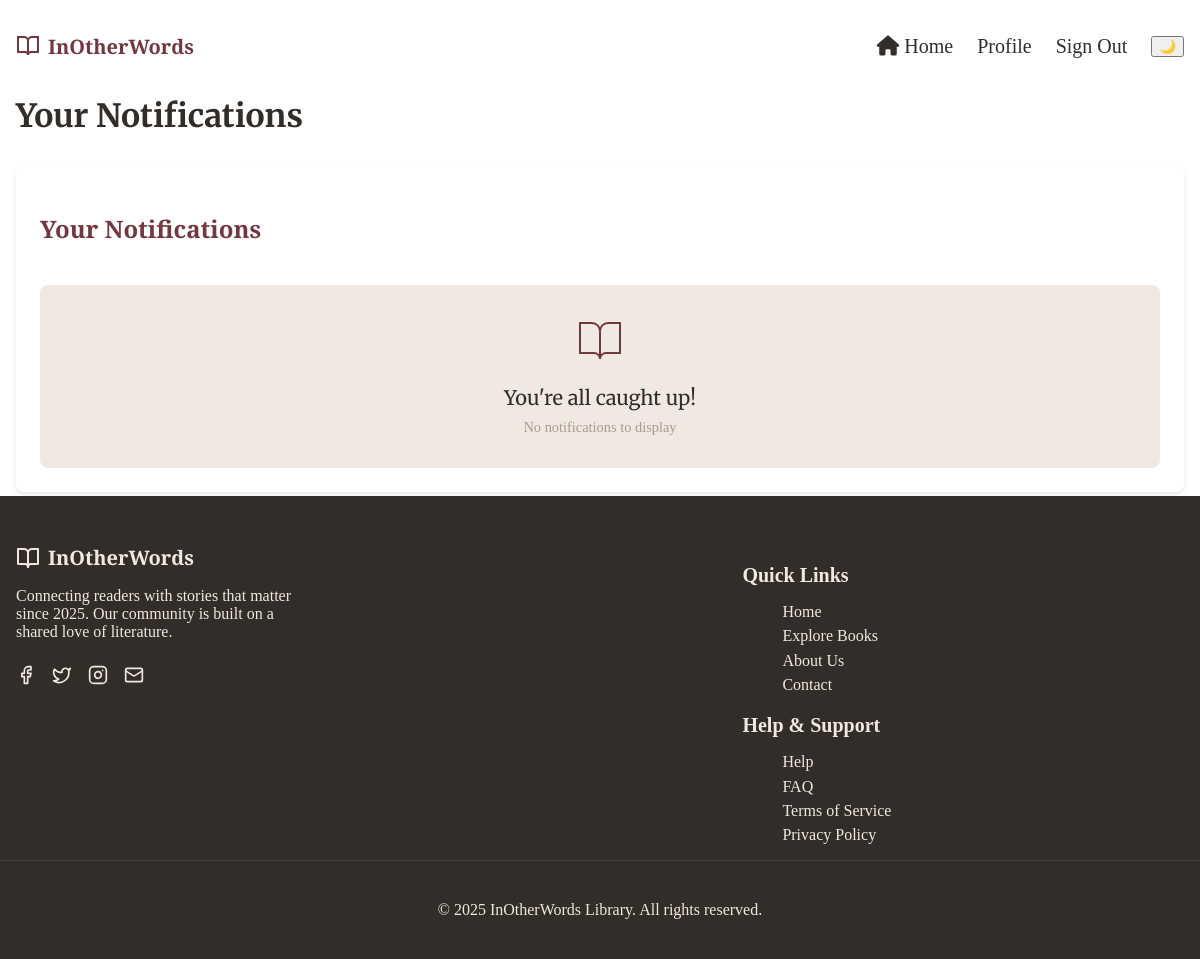
The page /notifications/ (signed in) on the database as committed earlier.
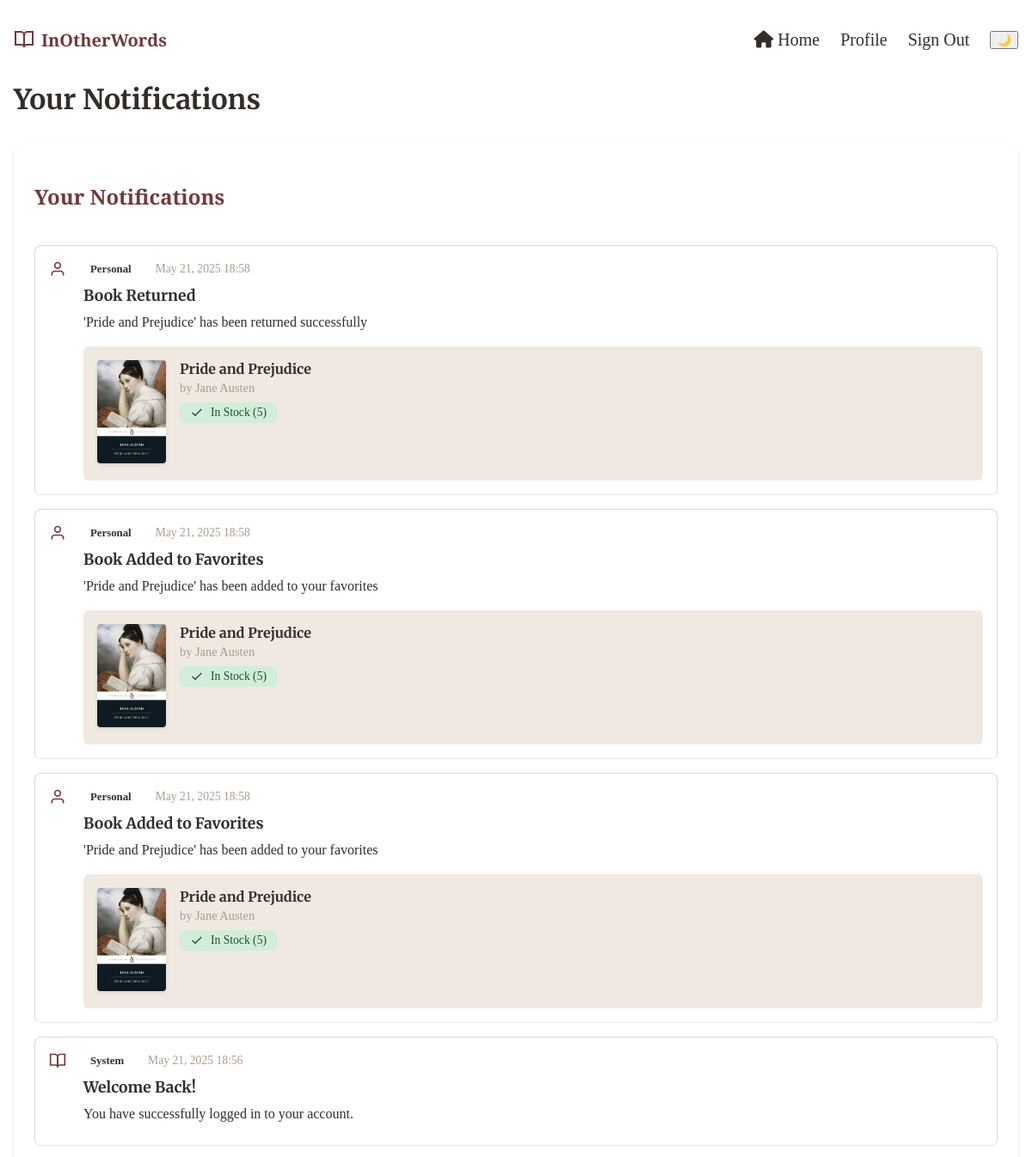
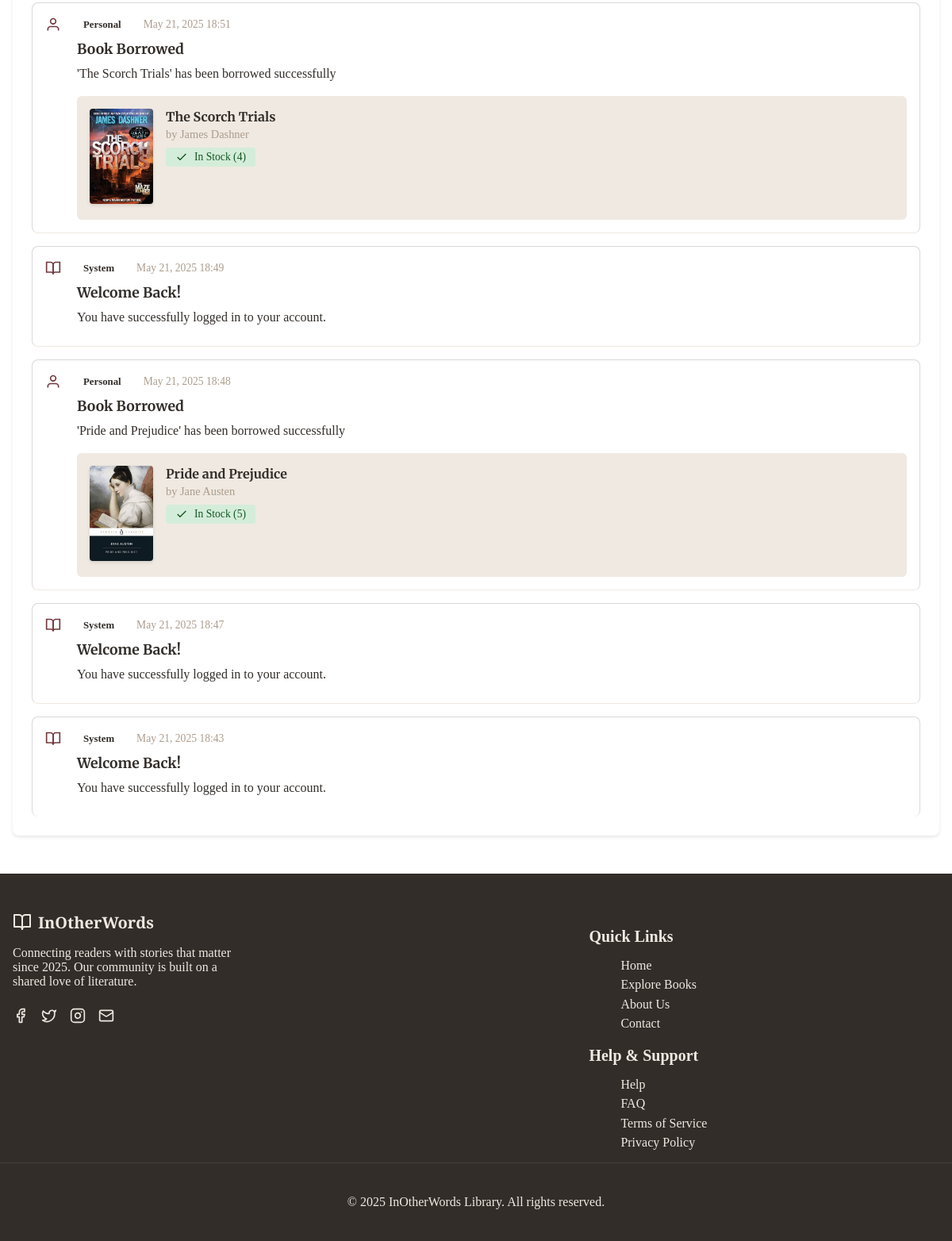
The same page on the database as committed later (2 pictures, top to bottom).
### books/models.py (models this page shows, shortened)
class Notification(models.Model):
    NOTIFICATION_TYPES = [
        ('personal', 'Personal'),
        ('global', 'Global'),
        ('system', 'System'),
        ('book_added', 'Book Added'),
        ('book_edited', 'Book Edited'),
        ('book_removed', 'Book Removed'),
        ('book_borrowed', 'Book Borrowed'),
        ('book_returned', 'Book Returned'),
    ]
    recipient = models.ForeignKey(User, on_delete=models.CASCADE, related_name='notifications_received', null=True, blank=True)
    sender = models.ForeignKey(User, on_delete=models.SET_NULL, related_name='notifications_sent', null=True, blank=True)
    title = models.CharField(max_length=200)
    message = models.TextField()
    notification_type = models.CharField(max_length=20, choices=NOTIFICATION_TYPES)
    created_at = models.DateTimeField(auto_now_add=True)
    is_read = models.BooleanField(default=False)
    related_book = models.ForeignKey('Book', on_delete=models.SET_NULL, null=True, blank=True)
    class Meta:
        ordering = ['-created_at']

class Book(models.Model):
    BADGE_CHOICES = [
        ('new', 'New Release'),
        ('trending', 'Trending'),
        ('bestseller', 'Bestseller'),
        ('sale', 'On Sale'),
    ]
    title = models.CharField(max_length=200)
    author = models.CharField(max_length=200)
    description = models.TextField()
    isbn = models.CharField(max_length=13, unique=True, null=True, blank=True)
    price = models.DecimalField(max_digits=10, decimal_places=2, default=Decimal('0.00'))
    stock = models.IntegerField(default=0)
    image = models.ImageField(upload_to='books/', null=True, blank=True)
    created_at = models.DateTimeField(auto_now_add=True)
    updated_at = models.DateTimeField(auto_now=True, null=True)
    badge = models.CharField(max_length=20, choices=BADGE_CHOICES, null=True, blank=True)
    genres = models.ManyToManyField(Genre, related_name='books')
    total_borrows = models.IntegerField(default=0)
    average_rating = models.FloatField(default=0.0)

### books/views_notifications.py (the view, shortened to what this page needs)
# urls.py: path('notifications/', user_notifications, name='notifications'),
@login_required
def user_notifications(request, get_latest=False):
    notifications = Notification.objects.filter(
        Q(recipient=request.user) |  # Personal notifications
        Q(notification_type='global') |  # Global announcements
        Q(notification_type__in=['book_borrowed', 'book_returned'], recipient=request.user)  # Book-related notifications
    ).order_by('-created_at')
    unread_count = notifications.filter(is_read=False).count()
    notifications.filter(is_read=False).update(is_read=True)
    return render(request, 'notifications.html', {
        'notifications': notifications,
        'unread_notifications_count': unread_count
    })

### Templates/notifications.html (shortened to what the changed rows need)
{% extends 'base.html' %}
{% load static %}
{% block extra_css %}
<link rel="stylesheet" href="{% static 'css/notifications.css' %}">
{% endblock %}
{% block content %}
<div class="notifications-container">
    <div class="notifications-header">
        <h1>Your Notifications</h1>
    </div>
    <div class="notifications-list">
        <h2>Your Notifications</h2>
        {% if notifications %}
            {% for notification in notifications %}
                <div class="notification-card {% if not notification.is_read %}unread{% endif %}"
                     data-id="{{ notification.id }}"
                     data-type="{{ notification.notification_type }}">
                    <div class="notification-header">
                        <div class="notification-meta">
                            <span class="notification-type-icon">
                                {% if notification.notification_type == 'personal' %}
                                    <svg width="20" height="20" viewBox="0 0 24 24" fill="none" stroke="currentColor" stroke-width="2">
                                        <path d="M20 21v-2a4 4 0 0 0-4-4H8a4 4 0 0 0-4 4v2"></path>
                                        <circle cx="12" cy="7" r="4"></circle>
                                    </svg>
                                {% elif notification.notification_type == 'global' %}
                                    <svg width="20" height="20" viewBox="0 0 24 24" fill="none" stroke="currentColor" stroke-width="2">
                                        <circle cx="12" cy="12" r="10"></circle>
                                        <line x1="2" y1="12" x2="22" y2="12"></line>
                                        <path d="M12 2a15.3 15.3 0 0 1 4 10 15.3 15.3 0 0 1-4 10 15.3 15.3 0 0 1-4-10 15.3 15.3 0 0 1 4-10z"></path>
                                    </svg>
                                {% else %}
                                    <svg width="20" height="20" viewBox="0 0 24 24" fill="none" stroke="currentColor" stroke-width="2">
                                        <path d="M2 3h6a4 4 0 0 1 4 4v14a3 3 0 0 0-3-3H2z"></path>
                                        <path d="M22 3h-6a4 4 0 0 0-4 4v14a3 3 0 0 1 3-3h7z"></path>
                                    </svg>
                                {% endif %}
                            </span>
                            <span class="notification-type">{{ notification.get_notification_type_display }}</span>
                            <span class="notification-date">{{ notification.created_at|date:"M d, Y H:i" }}</span>
                        </div>
                    </div>
                    <div class="notification-content">
                        <h3 class="notification-title">{{ notification.title }}</h3>
                        <p class="notification-message">{{ notification.message }}</p>
                        {% if notification.related_book %}
                            <div class="related-book">
                                <div class="book-info">
                                    {% if notification.related_book.image %}
                                        <div class="book-image">
                                            <img src="{{ notification.related_book.image.url }}"
                                                 alt="{{ notification.related_book.title }}"
                                                 class="book-thumbnail">
                                        </div>
                                    {% endif %}
                                    <div class="book-details">
                                        <h4>{{ notification.related_book.title }}</h4>
                                        <p class="book-author">by {{ notification.related_book.author }}</p>
                                        <div class="book-status">
                                            {% if notification.related_book.stock > 0 %}
                                                <span class="status-badge in-stock">
                                                    <svg width="16" height="16" viewBox="0 0 24 24" fill="none" stroke="currentColor" stroke-width="2">
                                                        <path d="M20 6L9 17l-5-5"></path>
                                                    </svg>
                                                    In Stock ({{ notification.related_book.stock }})
                                                </span>
                                            {% endif %}
                                        </div>
                                    </div>
                                </div>
                            </div>
                        {% endif %}
                    </div>
                </div>
            {% endfor %}
        {% else %}
            <div class="no-notifications">
                <svg width="48" height="48" viewBox="0 0 24 24" fill="none" stroke="currentColor" stroke-width="1">
                    <path d="M2 3h6a4 4 0 0 1 4 4v14a3 3 0 0 0-3-3H2z"></path>
                    <path d="M22 3h-6a4 4 0 0 0-4 4v14a3 3 0 0 1 3-3h7z"></path>
                </svg>
                <p>You're all caught up!</p>
                <span>No notifications to display</span>
            </div>
        {% endif %}
    </div>
</div>
{% endblock %}

Rows that differ between the two databases and show on the page:
added Notification: notification_type "Personal", created_at "May 21, 2025 18:58", title "Book Returned", message "'Pride and Prejudice' has been returned successfully", related_book.image (picture), related_book "Pride and Prejudice", related_book.author "Jane Austen", related_book.stock "5"
added Notification: notification_type "Personal", created_at "May 21, 2025 18:58", title "Book Added to Favorites", message "'Pride and Prejudice' has been added to your favorites", related_book.image (picture), related_book "Pride and Prejudice", related_book.author "Jane Austen", related_book.stock "5"
added Notification: notification_type "Personal", created_at "May 21, 2025 18:58", title "Book Added to Favorites", message "'Pride and Prejudice' has been added to your favorites", related_book.image (picture), related_book "Pride and Prejudice", related_book.author "Jane Austen", related_book.stock "5"
added Notification: notification_type "System", created_at "May 21, 2025 18:56", title "Welcome Back!", message "You have successfully logged in to your account."
added Notification: notification_type "Personal", created_at "May 21, 2025 18:51", title "Book Borrowed", message "'The Scorch Trials' has been borrowed successfully", related_book.image (picture), related_book "The Scorch Trials", related_book.author "James Dashner", related_book.stock "4"
added Notification: notification_type "System", created_at "May 21, 2025 18:49", title "Welcome Back!", message "You have successfully logged in to your account."
added Notification: notification_type "Personal", created_at "May 21, 2025 18:48", title "Book Borrowed", message "'Pride and Prejudice' has been borrowed successfully", related_book.image (picture), related_book "Pride and Prejudice", related_book.author "Jane Austen", related_book.stock "5"
added Notification: notification_type "System", created_at "May 21, 2025 18:47", title "Welcome Back!", message "You have successfully logged in to your account."
added Notification: notification_type "System", created_at "May 21, 2025 18:43", title "Welcome Back!", message "You have successfully logged in to your account."
Other text that changed with them:
text no longer shown: "You're all caught up! No notifications to display"
